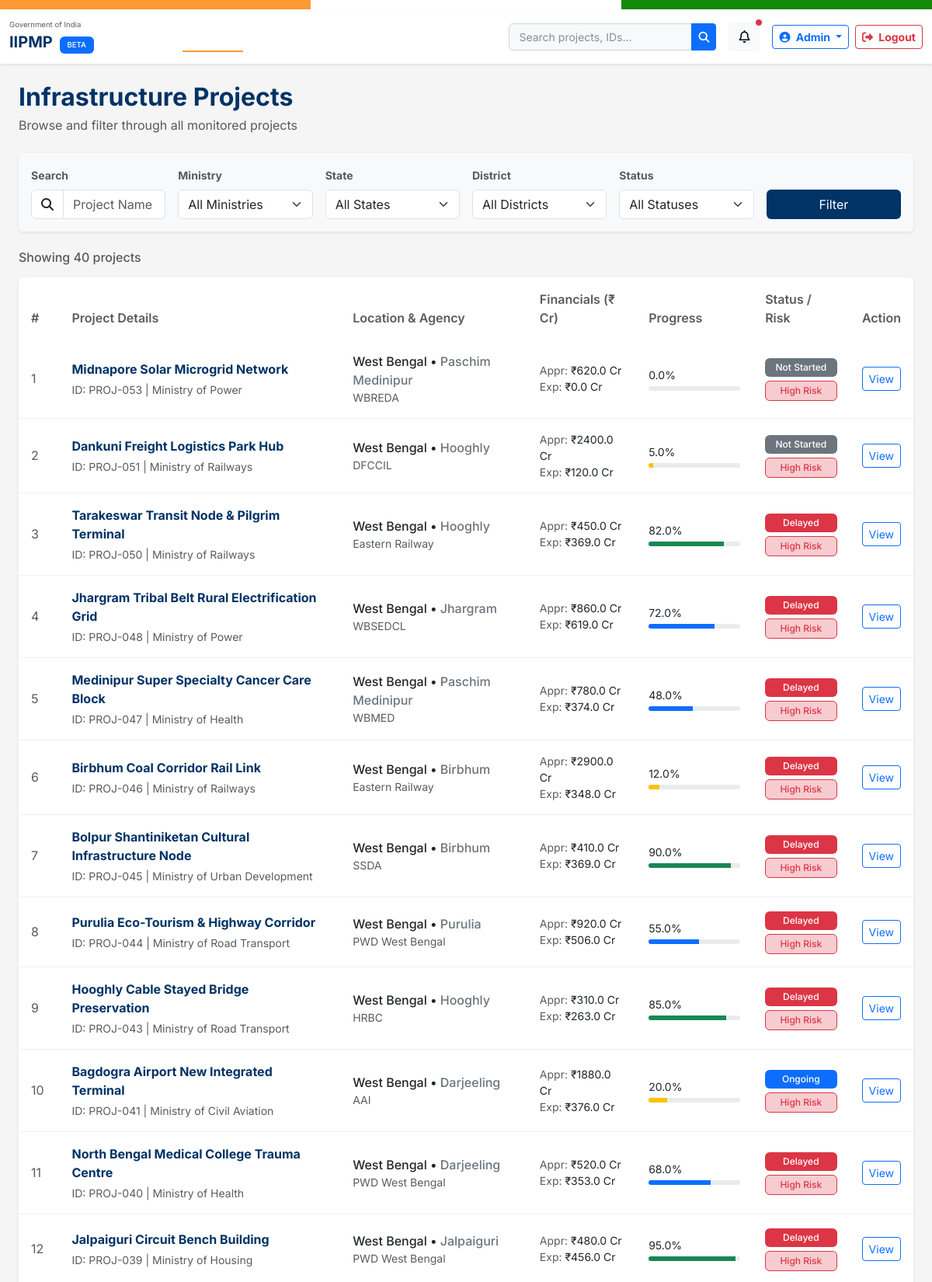
/projects/ (upper part), run on the app's committed database.
### monitoring/models.py (models this page shows, shortened)
class Project(models.Model):
    project_id = models.CharField(max_length=20, unique=True)
    name = models.CharField(max_length=300)
    ministry = models.CharField(max_length=200)
    department = models.CharField(max_length=200, blank=True, default='')
    state = models.CharField(max_length=100)
    district = models.CharField(max_length=100, blank=True, default='')
    implementing_agency = models.CharField(max_length=300)
    approved_cost = models.DecimalField(max_digits=12, decimal_places=2)
    revised_cost = models.DecimalField(max_digits=12, decimal_places=2, null=True, blank=True)
    expenditure = models.DecimalField(max_digits=12, decimal_places=2, default=0)
    start_date = models.DateField()
    expected_completion = models.DateField()
    physical_progress = models.DecimalField(max_digits=5, decimal_places=2, default=0)
    financial_progress = models.DecimalField(max_digits=5, decimal_places=2, default=0)
    status = models.CharField(max_length=20, choices=STATUS_CHOICES, default='not_started')
    risk_level = models.CharField(max_length=10, choices=RISK_CHOICES, default='low')
    description = models.TextField(blank=True, default='')
    created_at = models.DateTimeField(auto_now_add=True)
    updated_at = models.DateTimeField(auto_now=True)
    class Meta:
        ordering = ['-updated_at']

### monitoring/views.py (the view, shortened to what this page needs)
# urls.py: path('projects/', views.project_list, name='project_list'),
def project_list(request):
    projects = Project.objects.all()
    search = request.GET.get('search')
    ministry = request.GET.get('ministry')
    if ministry and ministry.strip():
        projects = projects.filter(ministry__icontains=ministry.strip())
    state = request.GET.get('state')
    if state and state.strip():
        projects = projects.filter(state__icontains=state.strip())
    district = request.GET.get('district')
    if district and district.strip():
        projects = projects.filter(district__icontains=district.strip())
    status = request.GET.get('status')
    if status and status.strip():
        projects = projects.filter(status=status.strip())
    risk = request.GET.get('risk') or request.GET.get('risk_level')
    if risk and risk.strip():
        projects = projects.filter(risk_level=risk.strip())
    agency = request.GET.get('implementing_agency')
    if agency and agency.strip():
        projects = projects.filter(implementing_agency__icontains=agency.strip())
    ministries = [
        'Ministry of Road Transport',
        'Ministry of Power',
        'Ministry of Urban Development',
        'Ministry of Railways',
        'Ministry of Water Resources'
    ]
    raw_states = list(Project.objects.values_list('state', flat=True).distinct())
    states = sorted(list(set([st.strip() for st in raw_states if st and st.strip()])))
    raw_pairs = Project.objects.values('state', 'district').distinct()
    state_districts_map = {}
    all_districts = set()
    for item in raw_pairs:
        st = (item['state'] or '').strip()
        dt = (item['district'] or '').strip()
        if st:
            if st not in state_districts_map:
                state_districts_map[st] = set()
            if dt:
                state_districts_map[st].add(dt)
                all_districts.add(dt)
    state_districts_map_json = {st: sorted(list(dt_set)) for st, dt_set in state_districts_map.items()}
    districts = sorted(list(all_districts))
    context = {
        'projects': projects,
        'ministries': ministries,
        'states': states,
        'districts': districts,
        'state_districts_json': json.dumps(state_districts_map_json),
        'current_filters': request.GET
    }
    return render(request, 'projects.html', context)

### templates/projects.html (shortened to what this page needs)
{% extends 'base.html' %}
{% load static %}
{% block nav_projects %}active{% endblock %}
{% block content %}
<div class="container-fluid py-4 px-4">
    <div class="d-flex justify-content-between align-items-center mb-4">
        <div>
            <h2 class="mb-1" style="color: #003366; font-weight: 700;">Infrastructure Projects</h2>
            <p class="text-muted mb-0">Browse and filter through all monitored projects</p>
        </div>
    </div>
    <div class="card shadow-sm mb-4 border-0">
        <div class="card-body bg-light rounded">
            <form method="GET" action="{% url 'project_list' %}" class="row g-3 align-items-end">
                <div class="col-md-2">
                    <label class="form-label small fw-bold text-muted">Search</label>
                    <div class="input-group">
                        <span class="input-group-text bg-white"><i class="fa-solid fa-search"></i></span>
                        <input type="text" name="search" class="form-control" placeholder="Project Name or ID..." value="{{ request.GET.search|default:'' }}">
                    </div>
                </div>
                <div class="col-md-2">
                    <label class="form-label small fw-bold text-muted">Ministry</label>
                    <select name="ministry" class="form-select">
                        <option value="">All Ministries</option>
                    </select>
                </div>
                <div class="col-md-2">
                    <label class="form-label small fw-bold text-muted">State</label>
                    <select name="state" id="stateSelect" class="form-select">
                        <option value="">All States</option>
                    </select>
                </div>
                <div class="col-md-2">
                    <label class="form-label small fw-bold text-muted">District</label>
                    <select name="district" id="districtSelect" class="form-select">
                        <option value="">All Districts</option>
                    </select>
                </div>
                <div class="col-md-2">
                    <label class="form-label small fw-bold text-muted">Status</label>
                    <select name="status" class="form-select">
                        <option value="">All Statuses</option>
                    </select>
                </div>
                <div class="col-md-2">
                    <button type="submit" class="btn w-100" style="background-color: #003366; color: white;">Filter</button>
                </div>
            </form>
        </div>
    </div>
    <div class="d-flex justify-content-between align-items-center mb-3">
        <h6 class="text-muted mb-0">Showing {{ projects|length }} projects</h6>
    </div>
    <div class="card shadow-sm border-0">
        <div class="table-responsive">
            <table class="table table-hover project-table align-middle mb-0">
                <thead style="background-color: #f8f9fa;">
                    <tr>
                        <th scope="col" class="py-3 px-3 border-0 text-muted">#</th>
                        <th scope="col" class="py-3 border-0 text-muted">Project Details</th>
                        <th scope="col" class="py-3 border-0 text-muted">Location & Agency</th>
                        <th scope="col" class="py-3 border-0 text-muted">Financials (₹ Cr)</th>
                        <th scope="col" class="py-3 border-0 text-muted" style="width: 150px;">Progress</th>
                        <th scope="col" class="py-3 border-0 text-muted">Status / Risk</th>
                        <th scope="col" class="py-3 px-3 border-0 text-end text-muted">Action</th>
                    </tr>
                </thead>
                <tbody>
                    {% for project in projects %}
                    <tr>
                        <td class="px-3 text-muted">{{ forloop.counter }}</td>
                        <td>
                            <a href="{% url 'project_detail' project.project_id|default:project.id %}" class="text-decoration-none fw-bold" style="color: #003366;">{{ project.name }}</a>
                            <div class="small text-muted mt-1">ID: {{ project.project_id }} | {{ project.ministry }}</div>
                        </td>
                        <td>
                            <div class="fw-medium">{{ project.state }}{% if project.district %} • <span class="text-secondary">{{ project.district }}</span>{% endif %}</div>
                            <div class="small text-muted">{{ project.implementing_agency }}</div>
                        </td>
                        <td>
                            <div class="d-flex flex-column">
                                <span class="small"><span class="text-muted">Appr:</span> ₹{{ project.approved_cost|floatformat:1 }} Cr</span>
                                <span class="small"><span class="text-muted">Exp:</span> ₹{{ project.expenditure|floatformat:1 }} Cr</span>
                            </div>
                        </td>
                        <td>
                            <div class="d-flex justify-content-between small mb-1">
                                <span>{{ project.physical_progress|default:0|floatformat:1 }}%</span>
                            </div>
                            <div class="progress" style="height: 6px;">
                                <div class="progress-bar {% if project.physical_progress >= 75 %}bg-success{% elif project.physical_progress >= 40 %}bg-primary{% else %}bg-warning{% endif %}" role="progressbar" style="width: {{ project.physical_progress|default:0 }}%;" aria-valuenow="{{ project.physical_progress|default:0 }}" aria-valuemin="0" aria-valuemax="100"></div>
                            </div>
                        </td>
                        <td>
                            <div class="mb-1">
                                {% if project.status == 'completed' %}
                                <span class="badge bg-success w-100">Completed</span>
                                {% elif project.status == 'ongoing' %}
                                <span class="badge bg-primary w-100">Ongoing</span>
                                {% elif project.status == 'delayed' %}
                                <span class="badge bg-danger w-100">Delayed</span>
                                {% else %}
                                <span class="badge bg-secondary w-100">Not Started</span>
                                {% endif %}
                            </div>
                            <div>
                                {% if project.risk_level == 'low' or project.risk == 'low' %}
                                <span class="badge bg-success bg-opacity-25 text-success border border-success w-100">Low Risk</span>
                                {% elif project.risk_level == 'medium' or project.risk == 'medium' %}
                                <span class="badge bg-warning bg-opacity-25 text-warning border border-warning w-100">Med Risk</span>
                                {% elif project.risk_level == 'high' or project.risk == 'high' %}
                                <span class="badge bg-danger bg-opacity-25 text-danger border border-danger w-100">High Risk</span>
                                {% else %}
                                <span class="badge bg-light text-dark border w-100">N/A</span>
                                {% endif %}
                            </div>
                        </td>
                        <td class="px-3 text-end">
                            <a href="{% url 'project_detail' project.project_id|default:project.id %}" class="btn btn-sm btn-outline-primary">View</a>
                        </td>
                    </tr>
                    {% endfor %}
                </tbody>
            </table>
        </div>
    </div>
</div>
{% endblock %}

### static/css/style.css (style rules this page uses)
:root { --primary: #003366; --primary-light: #004488; --primary-dark: #002244; --secondary: #FF9933; --secondary-light: #FFB366; --accent: #138808; --accent-light: #1AA00A; --bg-white: #FFFFFF; --bg-light: #F5F5F5; --bg-surface: #F8F9FA; --text-primary: #1A1A2E; --text-secondary: #6C757D; --danger: #DC3545; --warning: #FFC107; --success: #28A745; --info: #17A2B8; }
body { font-family: 'Inter', sans-serif; background-color: var(--bg-light); color: var(--text-primary); scroll-behavior: smooth; }
.project-table { background-color: var(--bg-white); border-radius: 10px; overflow: hidden; box-shadow: 0 4px 12px rgba(0, 0, 0, 0.05); margin-bottom: 24px; }
.project-table thead { background-color: var(--primary); color: var(--bg-white); }
.project-table th { font-weight: 600; border-bottom: none; padding: 16px; }
.project-table tbody tr { transition: background-color 0.2s ease; }
.project-table td { vertical-align: middle; padding: 16px; border-bottom: 1px solid #f0f0f0; }
.badge { padding: 6px 10px; border-radius: 6px; font-weight: 500; font-size: 0.75rem; }

### templates/base.html (style rules this page uses)
body { font-family: 'Inter', sans-serif; background-color: #F5F5F5; color: #1A1A2E; }

### data on the page
Project: name "Midnapore Solar Microgrid Network", project_id "PROJ-053", ministry "Ministry of Power", state "West Bengal", district "Paschim Medinipur", implementing_agency "WBREDA", approved_cost "620.0", expenditure "0.0", physical_progress "0.0", status "Not Started", risk_level "High Risk"
Project: name "Dankuni Freight Logistics Park Hub", project_id "PROJ-051", ministry "Ministry of Railways", state "West Bengal", district "Hooghly", implementing_agency "DFCCIL", approved_cost "2400.0", expenditure "120.0", physical_progress "5.0", status "Not Started", risk_level "High Risk"
Project: name "Tarakeswar Transit Node & Pilgrim Terminal", project_id "PROJ-050", ministry "Ministry of Railways", state "West Bengal", district "Hooghly", implementing_agency "Eastern Railway", approved_cost "450.0", expenditure "369.0", physical_progress "82.0", status "Delayed", risk_level "High Risk"
Project: name "Jhargram Tribal Belt Rural Electrification Grid", project_id "PROJ-048", ministry "Ministry of Power", state "West Bengal", district "Jhargram", implementing_agency "WBSEDCL", approved_cost "860.0", expenditure "619.0", physical_progress "72.0", status "Delayed", risk_level "High Risk"
Project: name "Medinipur Super Specialty Cancer Care Block", project_id "PROJ-047", ministry "Ministry of Health", state "West Bengal", district "Paschim Medinipur", implementing_agency "WBMED", approved_cost "780.0", expenditure "374.0", physical_progress "48.0", status "Delayed", risk_level "High Risk"
Project: name "Birbhum Coal Corridor Rail Link", project_id "PROJ-046", ministry "Ministry of Railways", state "West Bengal", district "Birbhum", implementing_agency "Eastern Railway", approved_cost "2900.0", expenditure "348.0", physical_progress "12.0", status "Delayed", risk_level "High Risk"
Project: name "Bolpur Shantiniketan Cultural Infrastructure Node", project_id "PROJ-045", ministry "Ministry of Urban Development", state "West Bengal", district "Birbhum", implementing_agency "SSDA", approved_cost "410.0", expenditure "369.0", physical_progress "90.0", status "Delayed", risk_level "High Risk"
Project: name "Purulia Eco-Tourism & Highway Corridor", project_id "PROJ-044", ministry "Ministry of Road Transport", state "West Bengal", district "Purulia", implementing_agency "PWD West Bengal", approved_cost "920.0", expenditure "506.0", physical_progress "55.0", status "Delayed", risk_level "High Risk"
Project: name "Hooghly Cable Stayed Bridge Preservation", project_id "PROJ-043", ministry "Ministry of Road Transport", state "West Bengal", district "Hooghly", implementing_agency "HRBC", approved_cost "310.0", expenditure "263.0", physical_progress "85.0", status "Delayed", risk_level "High Risk"
Project: name "Bagdogra Airport New Integrated Terminal", project_id "PROJ-041", ministry "Ministry of Civil Aviation", state "West Bengal", district "Darjeeling", implementing_agency "AAI", approved_cost "1880.0", expenditure "376.0", physical_progress "20.0", status "Ongoing", risk_level "High Risk"
Project: name "North Bengal Medical College Trauma Centre", project_id "PROJ-040", ministry "Ministry of Health", state "West Bengal", district "Darjeeling", implementing_agency "PWD West Bengal", approved_cost "520.0", expenditure "353.0", physical_progress "68.0", status "Delayed", risk_level "High Risk"
Project: name "Jalpaiguri Circuit Bench Building", project_id "PROJ-039", ministry "Ministry of Housing", state "West Bengal", district "Jalpaiguri", implementing_agency "PWD West Bengal", approved_cost "480.0", expenditure "456.0", physical_progress "95.0", status "Delayed", risk_level "High Risk"

### other printed values
{{ projects|length }} "40"
